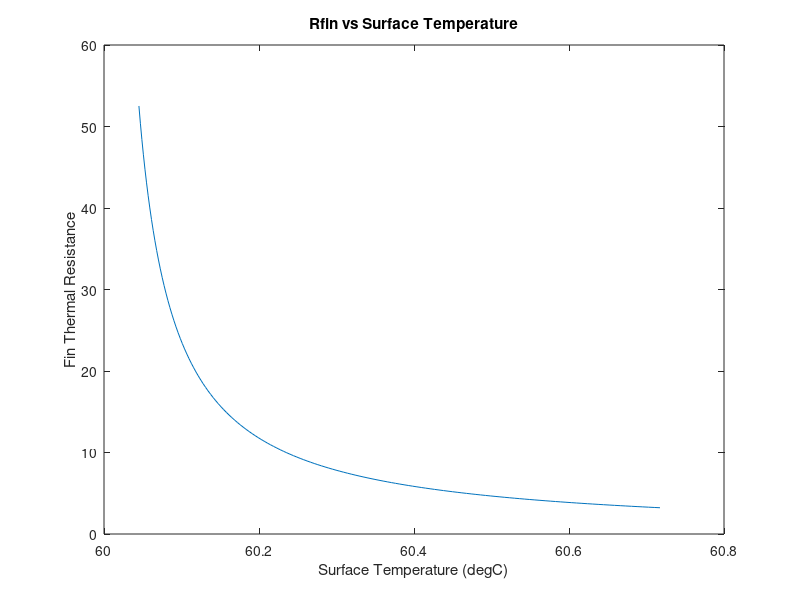
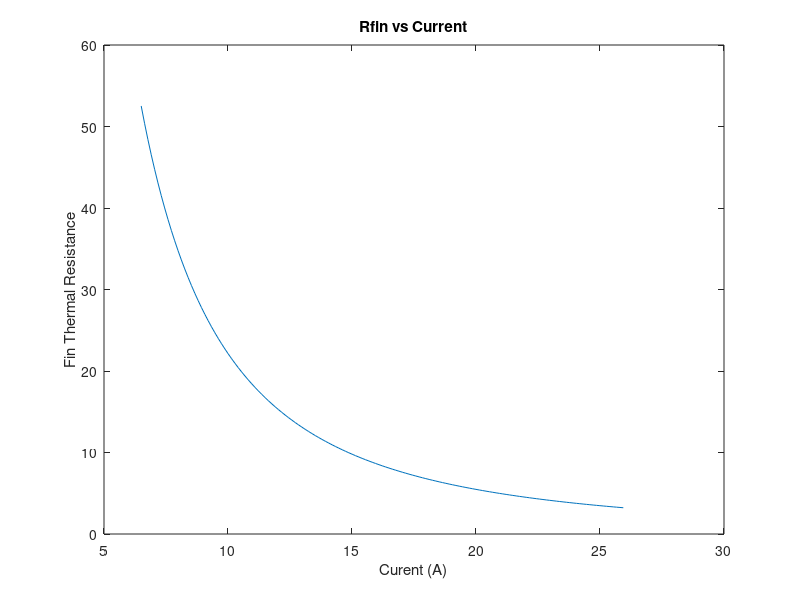
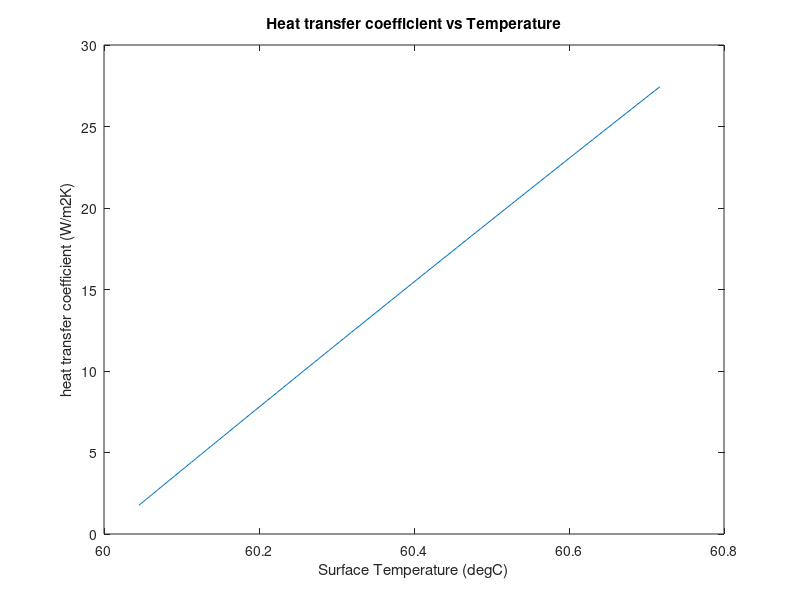

Write MATLAB code to recreate these figures, in order.
current = 6.5:0.135:26;
IR = 0.0135; % Ohms
radius = 10.775/1000; % meters
height = 70.15/1000; % meters
Tmax = 60 + 273.15; % Kelvin, set this at the center of the axial axis, so z(max) = 1/2*cell height
Tambient = 30 + 273.15; % Kelvin
Rpaste = 0.001; %K/W
axialthermalconductivity = 20.61; % W/mK

heat_flux = zeros(length(current), 1);
h = zeros(length(current), 1);
Tsurface = zeros(length(current), 1);
Tsurface_withconv = zeros(length(current), 1);
qconv = zeros(length(current), 1);
Rcell = zeros(length(current), 1);
Rfins = zeros(length(current), 1);

for i = 1:length(current)
    %heat_flux(i) = ((current(i))^2*IR)/(pi*(radius)^2);
    heat_flux(i) = ((current(i))^2*IR)/(height/2*radius); %area as a rectangular region
    
    Tsurface(i) = Tmax + heat_flux(i)/(2*axialthermalconductivity)*((height/2)^2); % Kelvin
    h(i) = (heat_flux(i)*height/2)/(Tsurface(i)-Tambient);
    %qconv(i) = h(i)*2*pi*radius^2+2*pi*radius*(Tsurface(i)-Tambient);
    %Tsurface_withconv(i) = Tmax + (heat_flux(i)-qconv(i))/(2*axialthermalconductivity)*((height/2)^2); % Kelvin

    Rcell(i) = (Tsurface(i)-Tmax)/((current(i))^2*IR);
    %Rcell(i) = (Tsurface(i)-Tmax)/heat_flux(i);
    Rfins(i) = (Tmax-Tambient)/(current(i)^2*IR)-Rcell(i)-Rpaste;
end
% display(Rcell);
% format long;

figure
plot(Tsurface-273.15,Rfins);
xlabel('Surface Temperature (degC)');
ylabel('Fin Thermal Resistance');
title('Rfin vs Surface Temperature');

figure
plot(current,Rfins);
xlabel('Curent (A)');
ylabel('Fin Thermal Resistance');
title('Rfin vs Current');

figure
plot(Tsurface-273.15,h);
xlabel('Surface Temperature (degC)');
ylabel('heat transfer coefficient (W/m2K)'); 
title('Heat transfer coefficient vs Temperature');

